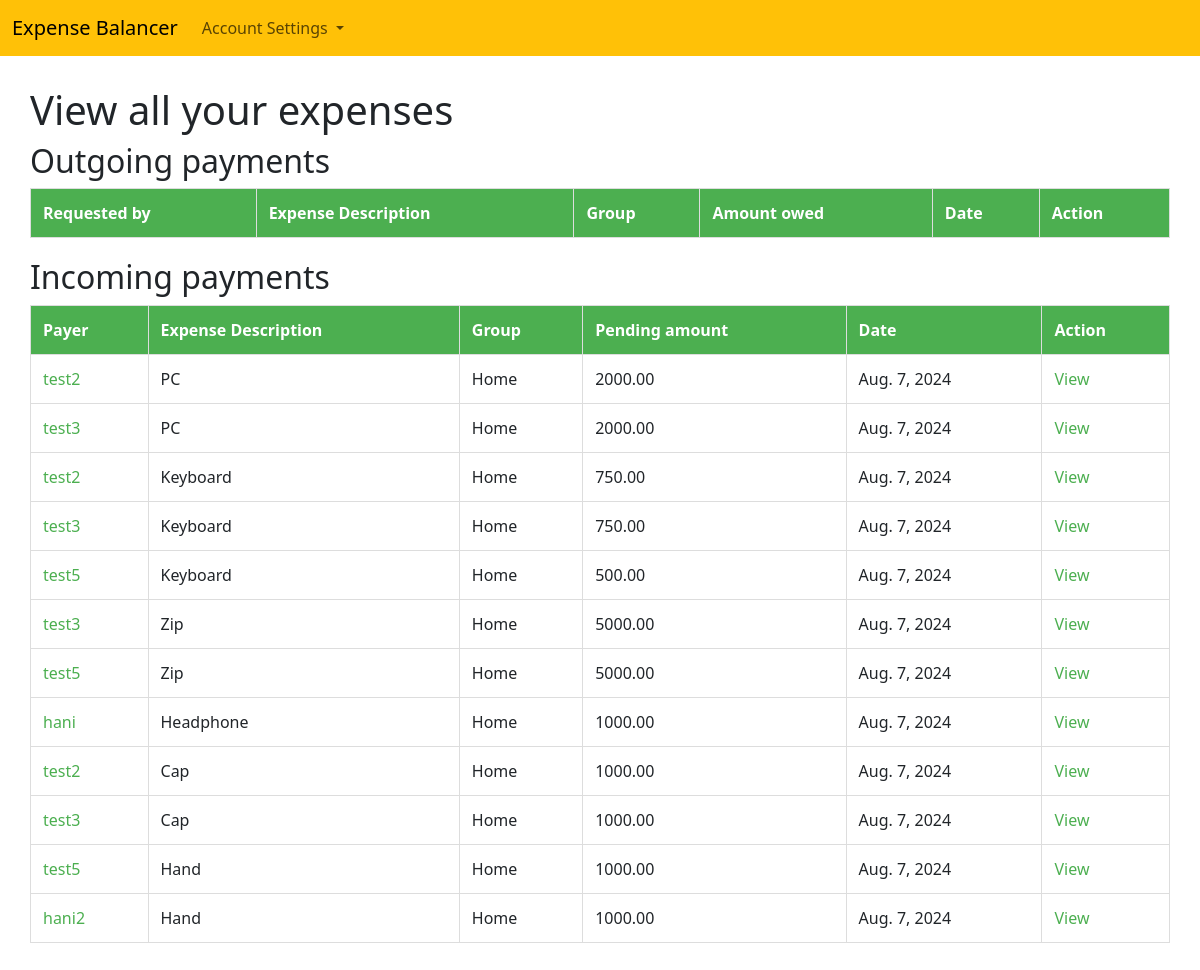
The page /expenses/view_expenses (signed in) on the database as committed earlier.
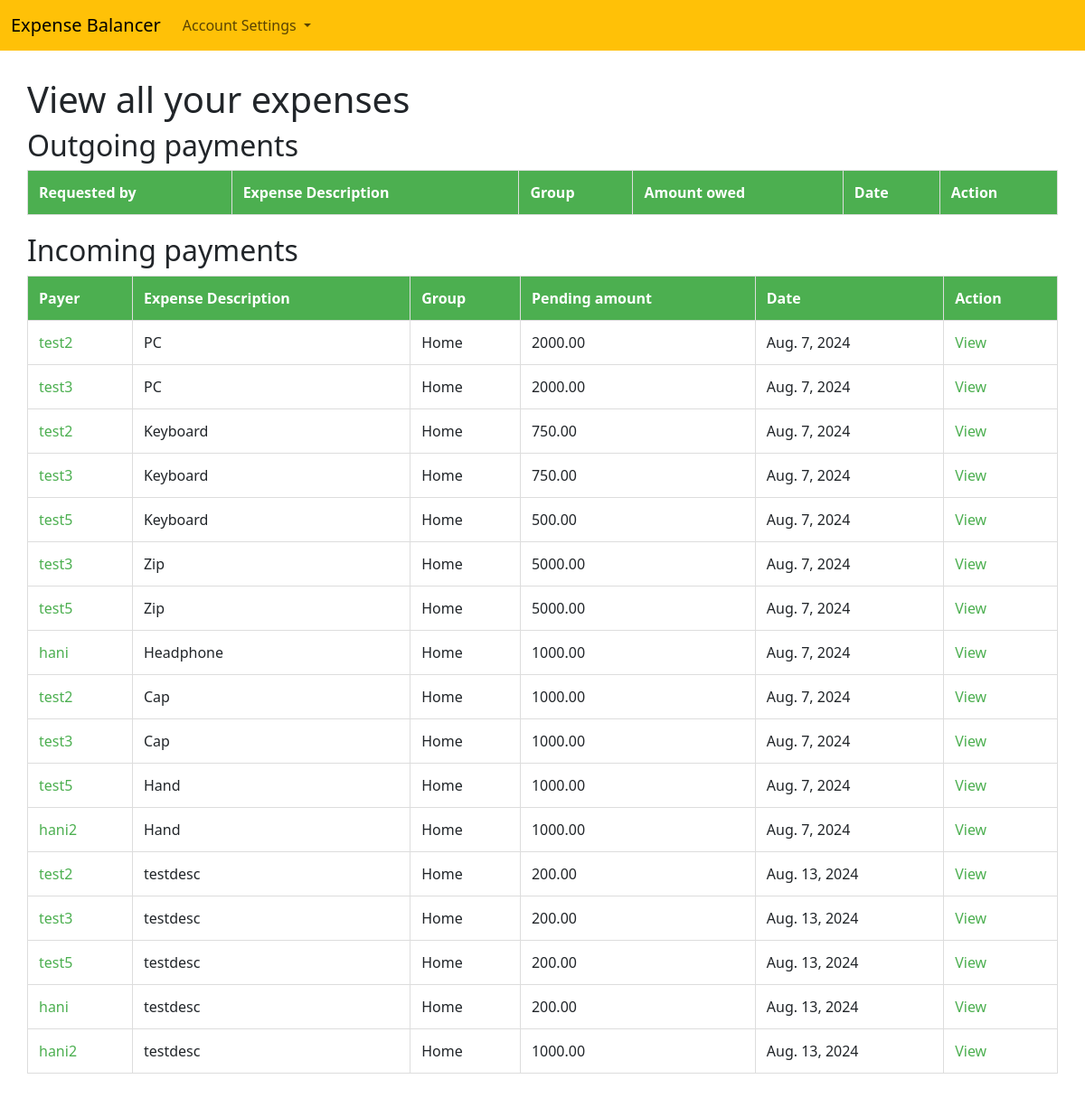
The same page on the database as committed later.
### Expenses/models.py (models this page shows)
class Split(models.Model):
    payer = models.ForeignKey(User, on_delete=models.CASCADE, null=True, related_name="expenses_payer")
    expense = models.ForeignKey(Expenses, on_delete=models.CASCADE, related_name="expenses_split")
    amount = models.DecimalField(max_digits=10, decimal_places=2)

class Expenses(models.Model):
    amount = models.DecimalField(max_digits=10, decimal_places=2)
    description = models.CharField(max_length=255, null=True, blank=True)
    date = models.DateField(default=datetime.date.today)
    paid_by = models.ForeignKey(User, on_delete=models.CASCADE)
    group = models.ForeignKey(Group, on_delete=models.CASCADE)
    split_method = models.IntegerField(
        choices=[(1,'Split equally'),(2,'percentage'),(3,'Custom'),],
        default=1,
    )

### Authentications/models.py (models this page shows)
class User(AbstractBaseUser):
    username = models.CharField(max_length=50, blank=True)
    email = models.EmailField(unique=True)
    friends = models.ManyToManyField('self', symmetrical=True, blank=True)
    objects = CustomUserManager()
    USERNAME_FIELD = 'email'

### Groups/models.py (models this page shows)
class Group(models.Model):
    group_name = models.CharField(max_length=50)
    members = models.ManyToManyField(User, related_name='group_members', blank=True)
    created_by = models.ForeignKey(User, on_delete=models.CASCADE)

### Expenses/views.py (the view)
# urls.py: path('view_expenses', views.view_expenses, name='view_expenses'),
@login_required
def view_expenses(request):
    incoming_payments = []
    outgoing_payments = []
    outgoing_splits = Split.objects.filter(payer=request.user)
    for outgoing_split in outgoing_splits:
        if outgoing_split.expense.paid_by != request.user:
            outgoing_payments.append(outgoing_split)
    incoming_expenses = Expenses.objects.filter(paid_by=request.user)
    for incoming_expense in incoming_expenses:
        incoming_splits = Split.objects.filter(expense=incoming_expense)
        for incoming_split in incoming_splits:
            if incoming_split.payer != incoming_expense.paid_by:
                incoming_payments.append(incoming_split)
    context = {
        "incoming_payments":incoming_payments,
        "outgoing_payments":outgoing_payments
    }
    return render(request, 'view_expenses.html', context)

### Expenses/templates/view_expenses.html (shortened to what this page needs)
{% extends 'header.html' %}
    {% block content %}
    <head>
    </head>
    <body>
        <div style="padding:30px">
            <h1>View all your expenses</h1>
                <h2>Outgoing payments</h2>
                <table>
                    <tr>
                        <th>Requested by</th>
                        <th>Expense Description</th>
                        <th>Group</th>
                        <th>Amount owed</th>
                        <th>Date</th>
                        <th>Action</th>
                    </tr>
                </table>
                <h2>Incoming payments</h2>
                <table>
                    <tr>
                        <th>Payer</th>
                        <th>Expense Description</th>
                        <th>Group</th>
                        <th>Pending amount</th>
                        <th>Date</th>
                        <th>Action</th>
                    </tr>
                    {% for split in incoming_payments %}
                    <tr>
                        <td><a href="{% url 'see_friend_transanctions' user_id=split.payer.id %}">{{split.payer.username}}</a></td>
                        <td>{{split.expense.description}}</td>
                        <td>{{split.expense.group.group_name}}</td>
                        <td>{{split.amount}}</td>
                        <td>{{split.expense.date}}</td>
                        <td><a href="{% url 'view_expense_breakup' expense_id=split.expense.id %}">View</a></td>
                    </tr>
                    {% endfor %}
                </table>
                </body>
    {% endblock %}

### templates/header.html (shortened to what this page needs)
<!DOCTYPE html>
<html>
    <head>
        <link href="https://cdn.jsdelivr.net/npm/bootstrap@5.3.3/dist/css/bootstrap.min.css" rel="stylesheet">
    </head>
    <body>
        <nav class="navbar navbar-expand-lg bg-warning" data-bs-theme="light">
            <div class="container-fluid d-flex justify-content-between">
              <a class="navbar-brand" href="{% url 'homepage' %}">Expense Balancer</a>
              <div class="collapse navbar-collapse" id="navbarSupportedContent">
                <ul class="navbar-nav me-auto mb-2 mb-lg-0">
                  <li class="nav-item dropdown">
                    <a class="nav-link dropdown-toggle" role="button" data-bs-toggle="dropdown" aria-expanded="false">
                        Account Settings
                    </a>
                  </li>
                </ul>
              </div>
            </div>
        </nav>
    </body>
    {% block content %}
    {% endblock %}
</html>

### Expenses/templates/view_expenses.html (style rules this page uses)
table { width: 100%; border-collapse: collapse; margin-bottom: 20px; background-color: #fff; }
th, td { border: 1px solid #ddd; padding: 12px; text-align: left; }
th { background-color: #4CAF50; color: #fff; font-weight: bold; }
a { color: #4CAF50; text-decoration: none; }

Rows that differ between the two databases and show on the page:
added Split: payer.username "test2", expense.description "testdesc", expense.group.group_name "Home", amount "200.00", expense "Aug. 13, 2024"
added Split: payer.username "test3", expense.description "testdesc", expense.group.group_name "Home", amount "200.00", expense "Aug. 13, 2024"
added Split: payer.username "test5", expense.description "testdesc", expense.group.group_name "Home", amount "200.00", expense "Aug. 13, 2024"
added Split: payer.username "hani", expense.description "testdesc", expense.group.group_name "Home", amount "200.00", expense "Aug. 13, 2024"
added Split: payer.username "hani2", expense.description "testdesc", expense.group.group_name "Home", amount "1000.00", expense "Aug. 13, 2024"
